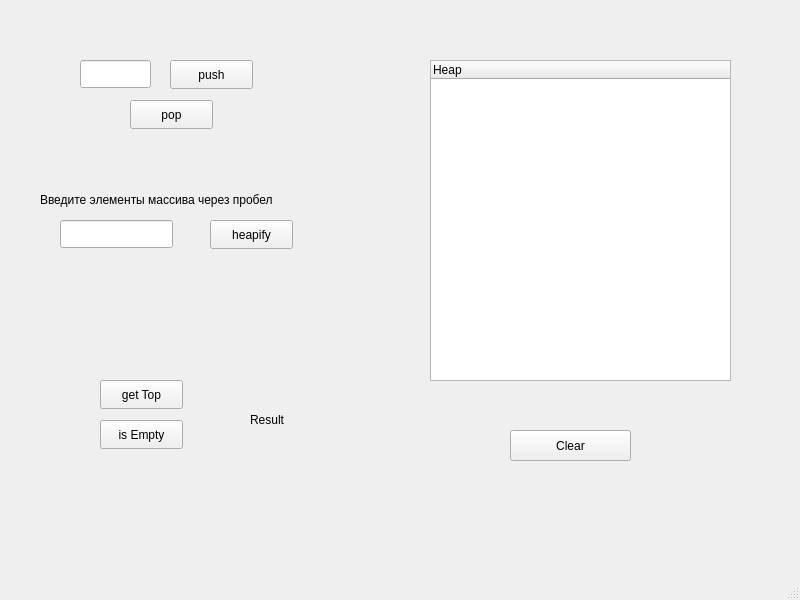
<?xml version="1.0" encoding="UTF-8"?>
<ui version="4.0">
 <class>MainWindow</class>
 <widget class="QMainWindow" name="MainWindow">
  <property name="geometry">
   <rect>
    <x>0</x>
    <y>0</y>
    <width>800</width>
    <height>600</height>
   </rect>
  </property>
  <property name="windowTitle">
   <string>MainWindow</string>
  </property>
  <widget class="QWidget" name="centralwidget">
   <widget class="QPushButton" name="popButton">
    <property name="geometry">
     <rect>
      <x>130</x>
      <y>100</y>
      <width>83</width>
      <height>29</height>
     </rect>
    </property>
    <property name="text">
     <string>pop</string>
    </property>
   </widget>
   <widget class="QPushButton" name="pushButton">
    <property name="geometry">
     <rect>
      <x>170</x>
      <y>60</y>
      <width>83</width>
      <height>29</height>
     </rect>
    </property>
    <property name="text">
     <string>push</string>
    </property>
   </widget>
   <widget class="QTreeWidget" name="treeWidget">
    <property name="geometry">
     <rect>
      <x>430</x>
      <y>60</y>
      <width>301</width>
      <height>321</height>
     </rect>
    </property>
    <column>
     <property name="text">
      <string>Heap</string>
     </property>
    </column>
   </widget>
   <widget class="QLineEdit" name="lineEdit">
    <property name="geometry">
     <rect>
      <x>60</x>
      <y>220</y>
      <width>113</width>
      <height>28</height>
     </rect>
    </property>
   </widget>
   <widget class="QPushButton" name="heapifyButton">
    <property name="geometry">
     <rect>
      <x>210</x>
      <y>220</y>
      <width>83</width>
      <height>29</height>
     </rect>
    </property>
    <property name="text">
     <string>heapify</string>
    </property>
   </widget>
   <widget class="QLabel" name="label1">
    <property name="geometry">
     <rect>
      <x>40</x>
      <y>190</y>
      <width>301</width>
      <height>20</height>
     </rect>
    </property>
    <property name="text">
     <string>Введите элементы массива через пробел</string>
    </property>
   </widget>
   <widget class="QLabel" name="label">
    <property name="geometry">
     <rect>
      <x>250</x>
      <y>410</y>
      <width>131</width>
      <height>20</height>
     </rect>
    </property>
    <property name="text">
     <string>Result</string>
    </property>
   </widget>
   <widget class="QPushButton" name="getTopButton">
    <property name="geometry">
     <rect>
      <x>100</x>
      <y>380</y>
      <width>83</width>
      <height>29</height>
     </rect>
    </property>
    <property name="text">
     <string>get Top</string>
    </property>
   </widget>
   <widget class="QPushButton" name="emptyButton">
    <property name="geometry">
     <rect>
      <x>100</x>
      <y>420</y>
      <width>83</width>
      <height>29</height>
     </rect>
    </property>
    <property name="text">
     <string>is Empty</string>
    </property>
   </widget>
   <widget class="QPushButton" name="clearButton">
    <property name="geometry">
     <rect>
      <x>510</x>
      <y>430</y>
      <width>121</width>
      <height>31</height>
     </rect>
    </property>
    <property name="text">
     <string>Clear</string>
    </property>
   </widget>
   <widget class="QLineEdit" name="lineEdit1">
    <property name="geometry">
     <rect>
      <x>80</x>
      <y>60</y>
      <width>71</width>
      <height>28</height>
     </rect>
    </property>
   </widget>
  </widget>
  <widget class="QMenuBar" name="menubar">
   <property name="geometry">
    <rect>
     <x>0</x>
     <y>0</y>
     <width>800</width>
     <height>25</height>
    </rect>
   </property>
  </widget>
  <widget class="QStatusBar" name="statusbar"/>
 </widget>
 <resources/>
 <connections/>
</ui>
